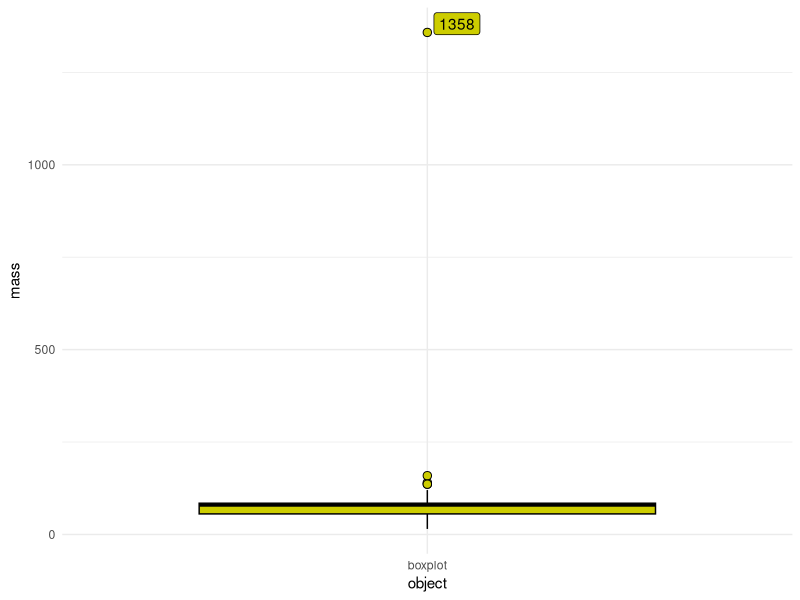
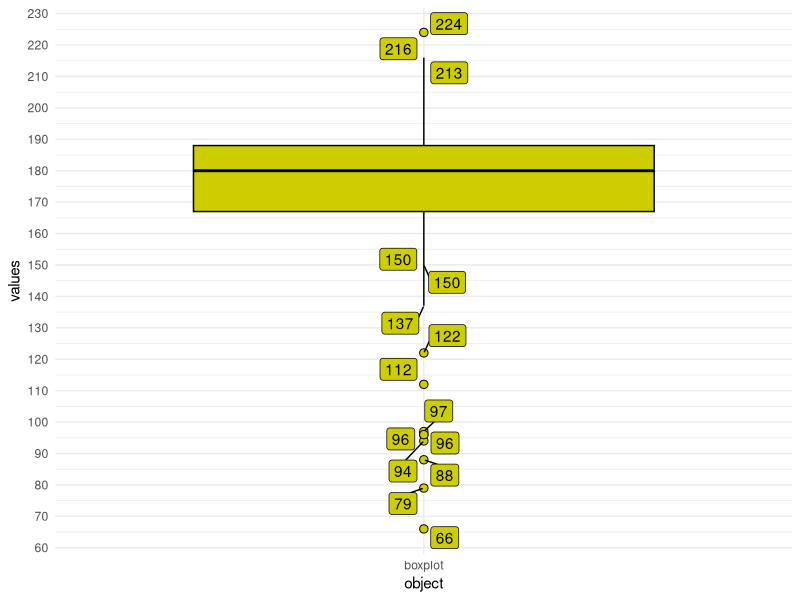
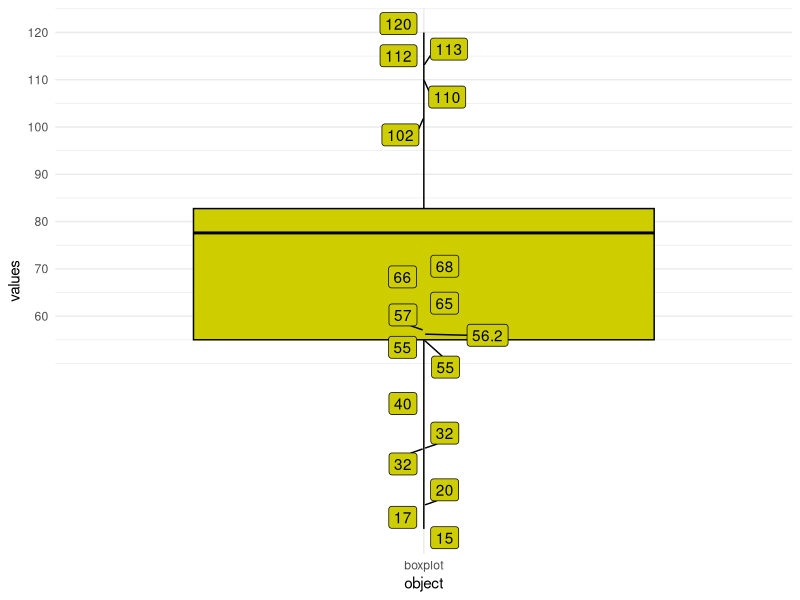

The R source for these figures, in order:
## ---- chunk 1
knitr::opts_chunk$set(echo = TRUE)
## ---- chunk 2
library(tidyverse)

library(ggrepel)
## ---- chunk 3
data("starwars")

head(starwars)
## ---- chunk 4
outlier_detect <- function(data){
  
  if(require("tidyverse") == TRUE){
       library(tidyverse)
    } else {
    install.packages("tidyverse")
    library(tidyverse)
      }
  
  summarised_data <- summary(data)

  interquartil_space <- (summarised_data[5] - summarised_data[2]) * 1.5

  upper_outlier <- summarised_data[5] + interquartil_space

  lower_outlier <- summarised_data[2] - interquartil_space
    
  upper_outlier_condition <- if(any(data %>% na.omit() > upper_outlier) == TRUE){
             message("upper outlier: TRUE")
              print(data %>%
                      as.data.frame %>%
                      dplyr::filter(data > summarised_data[5]) %>% 
                      dplyr::filter(. > upper_outlier) %>%
                      dplyr::pull() %>% 
                      as.numeric())
              } else {
                message("upper outlier: FALSE")
                } 
    
  lower_outlier_condition <- if(any(data %>% na.omit() < lower_outlier) == TRUE) {
          message("lower outlier: TRUE")
          print(data %>%
                  as.data.frame %>%
                  dplyr::filter(data < summarised_data[2]) %>% 
                  dplyr::filter(. < lower_outlier) %>%
                  dplyr::pull() %>% 
                  as.numeric())
          } else {
            message("lower outlier: FALSE")
          }
  }
## ---- chunk 5
outlier_detect(data = starwars$mass)

dataset_teste <- data.frame(starwars %>% 
                              select(mass),
                              object = "boxplot")

dataset_teste %>% 
  ggplot(aes(object, mass))+
  geom_boxplot(fill = "yellow3",
               color = "black",
               outlier.shape = 21,
               outlier.size = 2.5)+
  geom_label_repel(aes(label = mass),
                   fill = "yellow3")+
  theme_minimal()
## ---- chunk 6
outlier_remove <- function(data, outliers = ...){
  
  A <- require("tidyverse")
  
  if(A == TRUE){
       library(tidyverse)
    } else {
    install.packages("tidyverse")
    library(tidyverse)
    }
     
  removing <- data %>% 
    as.data.frame %>%
    dplyr::filter(!data %in% outliers) %>% 
    dplyr::pull() %>% 
    as.numeric()
  
  return(removing)
}
## ---- chunk 7
removed <- outlier_remove(dat = starwars$height, outliers = c(264, 234, 228, 229))

removed

dataset_removed <- data.frame(values = removed,
                              object = "boxplot")

dataset_removed %>% 
  ggplot(aes(object, values))+
  geom_boxplot(fill = "yellow3",
               color = "black",
               outlier.shape = 21,
               outlier.size = 2.5)+
  geom_label_repel(aes(label = values),
                   fill = "yellow3")+
  scale_y_continuous(breaks = seq(60,270,10))+
  theme_minimal()
## ---- chunk 8
outlier_remove_all <- function(data){
  
  A <- require("tidyverse")
  
  if(A == TRUE){
       library(tidyverse)
    } else {
    install.packages("tidyverse")
    library(tidyverse)
    }
     
  summarised_data <- summary(data)

  interquartil_space <- (summarised_data[5] - summarised_data[2]) * 1.5

  upper_outlier <- summarised_data[5] + interquartil_space

  lower_outlier <- summarised_data[2] - interquartil_space
    
  upper_outlier_set <- data %>% 
    as.data.frame %>%
    dplyr::filter(data > summarised_data[5]) %>%
    dplyr::filter(. > upper_outlier) %>%
    dplyr::pull() %>% 
    as.numeric()
              
  lower_outlier_set <- data %>%
    as.data.frame %>%
    dplyr::filter(data < summarised_data[2]) %>% 
    dplyr::filter(. < lower_outlier) %>% 
    dplyr::pull() %>% 
    as.numeric()
  
  removing <- data %>% 
    as.data.frame %>%
    dplyr::filter(!data %in% upper_outlier_set & !data %in% lower_outlier_set) %>% 
    dplyr::pull() %>% 
    as.numeric()
  
  return(removing)
}
## ---- chunk 9
removed_all <- outlier_remove_all(data = starwars$mass) 

removed_all

dataset_removed_all <- data.frame(values = removed_all,
                                  object = "boxplot")

dataset_removed_all %>% 
  ggplot(aes(object, values))+
  geom_boxplot(fill = "yellow3",
               color = "black",
               outlier.shape = 21,
               outlier.size = 2.5)+
  geom_label_repel(aes(label = values),
                   fill = "yellow3")+
  scale_y_continuous(breaks = seq(60,270,10))+
  theme_minimal()
